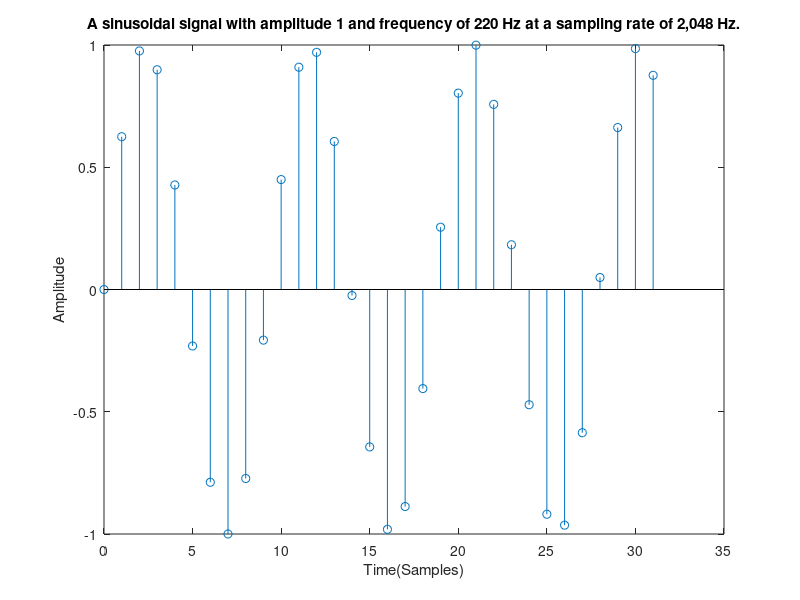

MATLAB code for this plot:
N=32; % Number of samples
f=220; % Frequency (cycles/sample)
fs=2048; % Samples per second
ts=1/fs; % Sampling rate
n=0:N-1; % Discrete time axis
sinusoid_220=sin(2*pi*f*n*ts); % Sampled sinusoid
stem(n,sinusoid_220) % Plot Time against Amplitude
xlabel('Time(Samples)') %label x-axis
ylabel('Amplitude') % label y-axis
title('A sinusoidal signal with amplitude 1 and frequency of 220 Hz at a sampling rate of 2,048 Hz.'); % plot title



